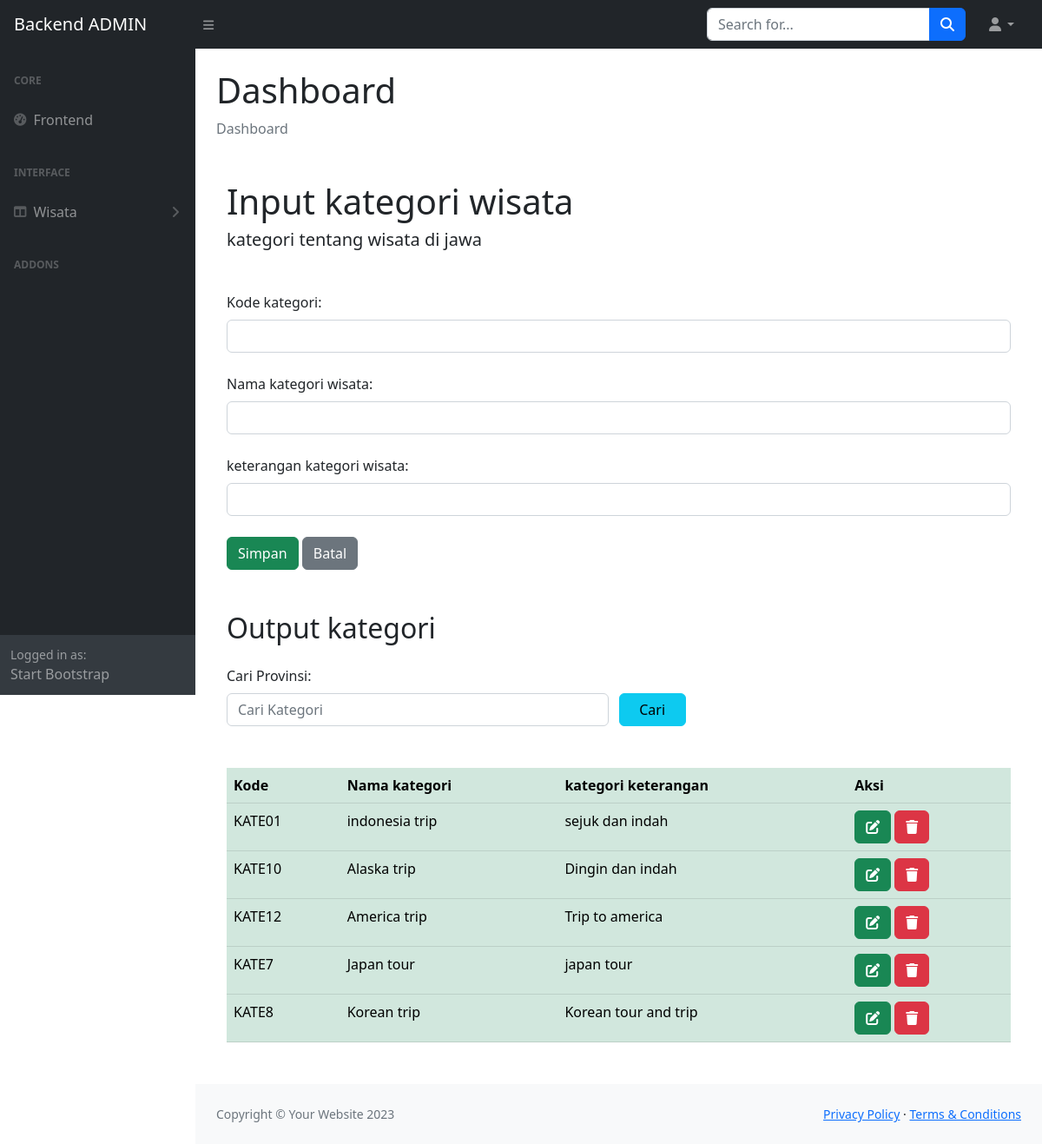
The app's page /admin/indexkategori.php (signed in) with its own data.
### tables this page shows
CREATE TABLE `kategori` (
  `kategori_id` char(11) NOT NULL,
  `kategori_nama` varchar(255) DEFAULT NULL,
  `kategori_keterangan` varchar(255) DEFAULT NULL
);

### admin/indexkategori.php (the view, shortened to what this page needs)
<?php
include 'config.php';
if (isset($_POST["kirim"])) {
    $search = mysqli_real_escape_string($conn, $_POST["search"]);
    $query = mysqli_query($conn, "SELECT * FROM kategori WHERE kategori_nama LIKE '%$search%'");
} else {
    $query = mysqli_query($conn, "SELECT * FROM kategori");
}
?>
<!DOCTYPE html>
<html>
<head>
    <link href="https://cdn.jsdelivr.net/npm/bootstrap@5.0.2/dist/css/bootstrap.min.css" rel="stylesheet">
    <link href="../sbadmin/css/styles.css" rel="stylesheet" />
</head>
<body class="sb-nav-fixed">
       <?php include ("../sbadmin/menunav.php")?>
        <div id="layoutSidenav">
            <?php include ("../sbadmin/menu.php")?>
            <div id="layoutSidenav_content">
                <main>
                    <div class="container-fluid px-4">
                        <h1 class="mt-4">Dashboard</h1>
                        <ol class="breadcrumb mb-4">
                            <li class="breadcrumb-item active">Dashboard</li>
                        </ol>
    <div class="container mt-5">
    <h2 class="fs-1">Input kategori wisata</h2>
    <h5 class="mb-5">kategori tentang wisata di jawa</h5>
        <form method="POST">
            <label class="form-label">Kode kategori:</label>
            <input class="form-control" type="text" name="id" required><br>
            <label class="form-label">Nama kategori wisata:</label>
            <input class="form-control" type="text" name="nama" required><br>
            <label class="form-label">keterangan kategori wisata:</label>
            <input class="form-control" type="text" name="keterangan" required><br>
            <input class="btn btn-success button" type="submit" name="submit" value="Simpan">
            <input class="btn btn-secondary button" type="reset" value="Batal">
        </form>
    </div>
    <div class="container mt-5 mb-5">
    <h2 class="mb-4">Output kategori</h2>
    <form method="POST">
            <label for="search" class="col-sm-2 mb-2">Cari Provinsi:</label>
            <div class="form-group row">
                <div class="col-sm-6">
                    <input type="text" name="search" class="form-control" id="search" value="<?php if(isset($_POST["search"])) { echo $_POST["search"]; } ?>" placeholder="Cari Kategori">
                </div>
                <input type="submit" name="kirim" value="Cari" class="btn btn-info col-sm-1">
    	    </div>
        </form>
    <table class="table table-success mt-5">
        <tr>
            <th scope="col">Kode</th>
            <th scope="col">Nama kategori</th>
            <th scope="col">kategori keterangan</th>
            <th scope="col">Aksi</th>
        </tr>
        <?php
        while ($row = mysqli_fetch_assoc($query)) {
        ?>
        <tr>
            <td><?= $row['kategori_id']; ?></td>
            <td><?= $row['kategori_nama']; ?></td>
            <td><?= $row['kategori_keterangan']; ?></td>
            <td>
                <a class="btn btn-success button" href="editkategori.php?id=<?= $row['kategori_id']; ?>"><i class="fa-solid fa-pen-to-square"></i></a>
                <a class="btn btn-danger button" href="hapuskategori.php?id=<?= $row['kategori_id']; ?>" onclick="return confirm('Apakah anda yakin?')"><i class="fa-solid fa-trash"></i></a>
            </td>
        </tr>
        <?php } ?>
    </table>
</div>
</main>
                <?php include ("../sbadmin/footer.php") ?>
            </div>
        </div>
    </body>
</html>

### records on screen
kategori: kategori_id "KATE01", kategori_nama "indonesia trip", kategori_keterangan "sejuk dan indah"
kategori: kategori_id "KATE10", kategori_nama "Alaska trip", kategori_keterangan "Dingin dan indah"
kategori: kategori_id "KATE12", kategori_nama "America trip", kategori_keterangan "Trip to america"
kategori: kategori_id "KATE7", kategori_nama "Japan tour", kategori_keterangan "japan tour"
kategori: kategori_id "KATE8", kategori_nama "Korean trip", kategori_keterangan "Korean tour and trip"
